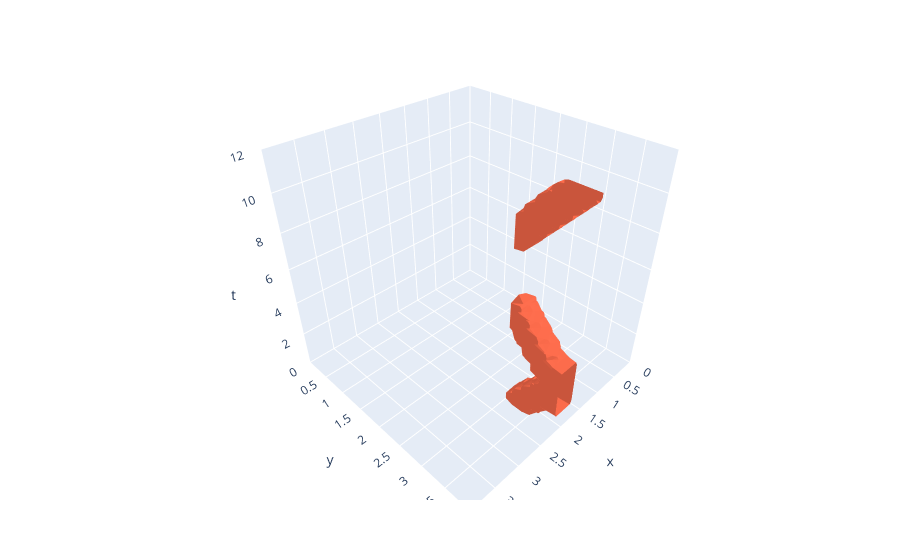

Here is the notebook cell this chart was saved with:
### Code cell
impl_short.plot(obs := moving_obstacle(impl_short), axes=('x', 'y', 't'), colorscale='reds').show()
print(obs.min(), obs.max())

### Figure 1 — Plotly figure (JSON) as saved in the notebook; plotly's stock layout.template omitted (floating-point values rounded to 4 significant figures; data arrays with more than 128 entries replaced by an {"elided": "..."} marker saying what was removed)
{"data": [{"caps": {"x": {"show": false}, "y": {"show": false}, "z": {"show": false}}, "colorscale": [[0, "rgb(255,245,240)"], [0.125, "rgb(254,224,210)"], [0.25, "rgb(252,187,161)"], [0.375, "rgb(252,146,114)"], [0.5, "rgb(251,106,74)"], [0.625, "rgb(239,59,44)"], [0.75, "rgb(203,24,29)"], [0.875, "rgb(165,15,21)"], [1, "rgb(103,0,13)"]], "isomax": 0, "isomin": 0, "showscale": false, "surface": {"count": 1}, "type": "isosurface", "value": {"elided": "38125 float values"}, "x": {"elided": "38125 float values"}, "y": {"elided": "38125 float values"}, "z": {"elided": "38125 float values"}}], "layout": {"scene": {"aspectmode": "cube", "xaxis": {"range": [0, 4], "title": {"text": "x"}}, "yaxis": {"range": [0, 4], "title": {"text": "y"}}, "zaxis": {"range": [0, 12], "title": {"text": "t"}}}}}
